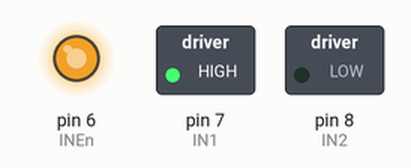
Simulated run of this sketch. Board: Arduino Uno, built with avr-gcc and run on an emulated ATmega328P. On the bench: switched loads named in the sketch (green lamp = pin HIGH), output pins drawn as LEDs (lit = HIGH).

Above: at 0.1 s.
Timing chart, 0 to 1.6 s (numbered marks = the images above):
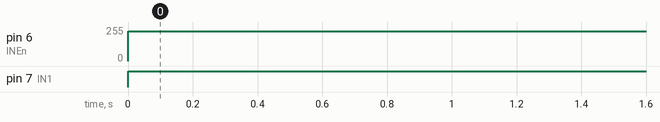

The sketch:

motorControl.ino
```cpp
int IN1=7;
int IN2=8;
int INEn=6;

void setup() {
  // put your setup code here, to run once:
  pinMode(IN1, OUTPUT);
  pinMode(IN2, OUTPUT);
}

void loop() {
  // put your main code here, to run repeatedly:
  motorStart();
}

void motorStart()
{
  digitalWrite(IN1,HIGH);
  digitalWrite(IN2,LOW);
  analogWrite(INEn, 222);
}

void stopMotor()
{
  analogWrite(INEn, 0);
}
void reverseMotor()
{
  digitalWrite(IN1,LOW);
  digitalWrite(IN2,HIGH);
  analogWrite(INEn, 222);
}
// http://deneb21.tistory.com/277
```

Measured:
- by itself, pin 6 (INEn): 0/255 → 222/255 at 0.00 s
- by itself, pin 7 (IN1): LOW → HIGH at 0.00 s
